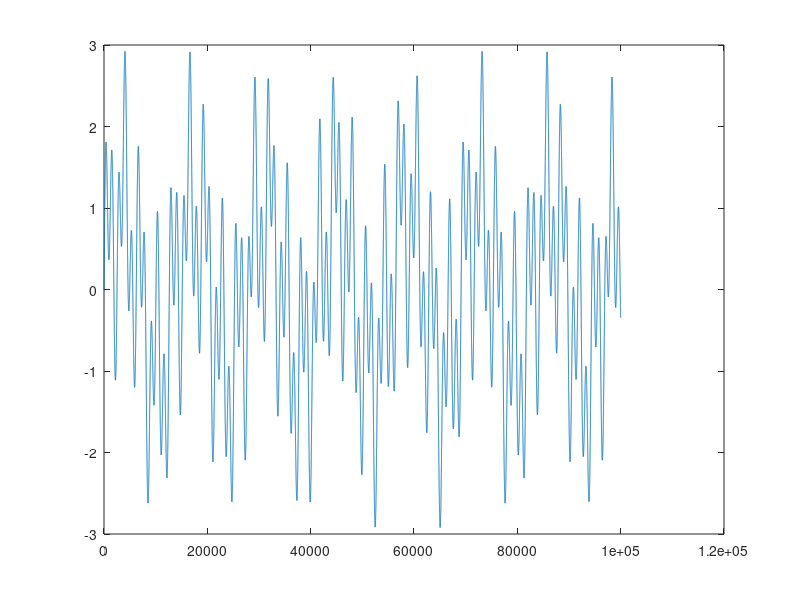
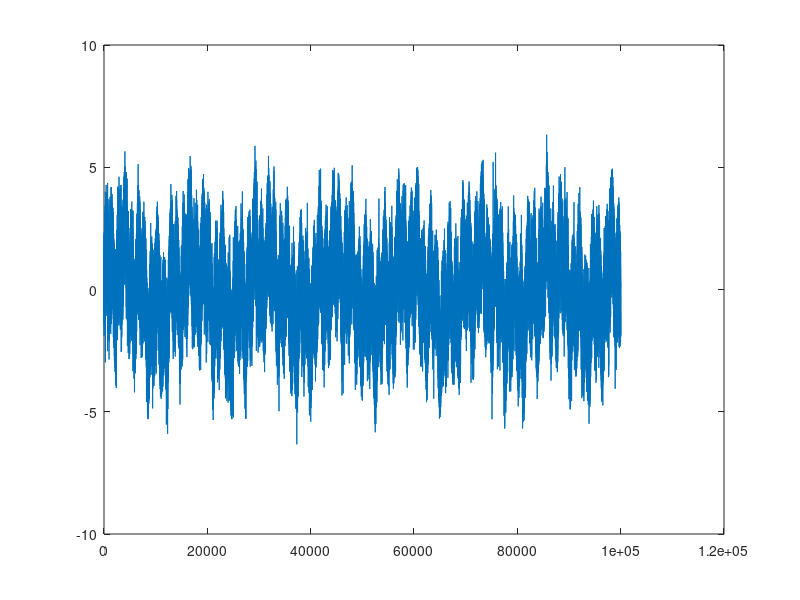

Write the MATLAB code that produced these figures, in order. (Note: this script raises an error after producing the figures.)
% Original signal
% Combination of 3 frequency

fs = 100;
t = 0:1/fs:1000;
f=[2,5,22];
signal = zeros(1,length(t));
for fi=f
    signal = signal+sin(t/fi);
end
figure('Name','Clear signal');
plot(signal)
% Raw signal
% Add noise to signal

noise = wgn(1,length(t),0);
raw = signal+noise;
figure('Name','Raw signal');
plot(raw);
% psnr
psnr_v = zeros(4,2);
[peaksnr,snr] = psnr(raw, signal);
psnr_v(1,:) = [peaksnr,snr];
% Seperate 5 IMF

% parameters:
alpha = 5000;       % bandwidth constraint
tau = 0.25;         % Lagrangian multipliers dual ascent time step
K = 5;              % number of modes
DC = 1;             % includes DC part (first mode at DC)

init = 1;           % initialize omegas randomly, may need multiple runs!

tol = K*10^-6;      % tolerance (for convergence)
[u, u_hat, omega]=VMD(raw, alpha, tau, K, DC, init, tol);
recontruct = sum(u);
[peaksnr,snr] = psnr(recontruct, signal);
psnr_v(3,:) = [peaksnr,snr];
% Filter noisy signal

filterType="mean";%"wiener" %"median"
filtered_signal =getFiltered(raw,filterType);
figure('Name','filtered signal');
plot(filtered_signal);
[peaksnr,snr] = psnr(filtered_signal, signal);
psnr_v(2,:) = [peaksnr,snr];
% Residual calculate + filter

residual = raw - recontruct;
filtered_residual = getFiltered(residual,filterType);
removednoise = filtered_residual+recontruct;
[peaksnr,snr] = psnr(removednoise, signal);
psnr_v(4,:) = [peaksnr,snr];
% Plot PSNR

bar(psnr_v);
disp(psnr_v(:,1))
%%
function filtered_signal=getFiltered(raw,filterType)
    filtered_signal =[];
    switch filterType
        case "wiener"
            filtered_signal = wiener2(raw);
        case "median"
            filtered_signal = medfilt1(raw);
        case "mean"
            windowSize = 5; 
            b = (1/windowSize)*ones(1,windowSize);
            a = 1;
            filtered_signal = filter(b,a,raw);
    end
end